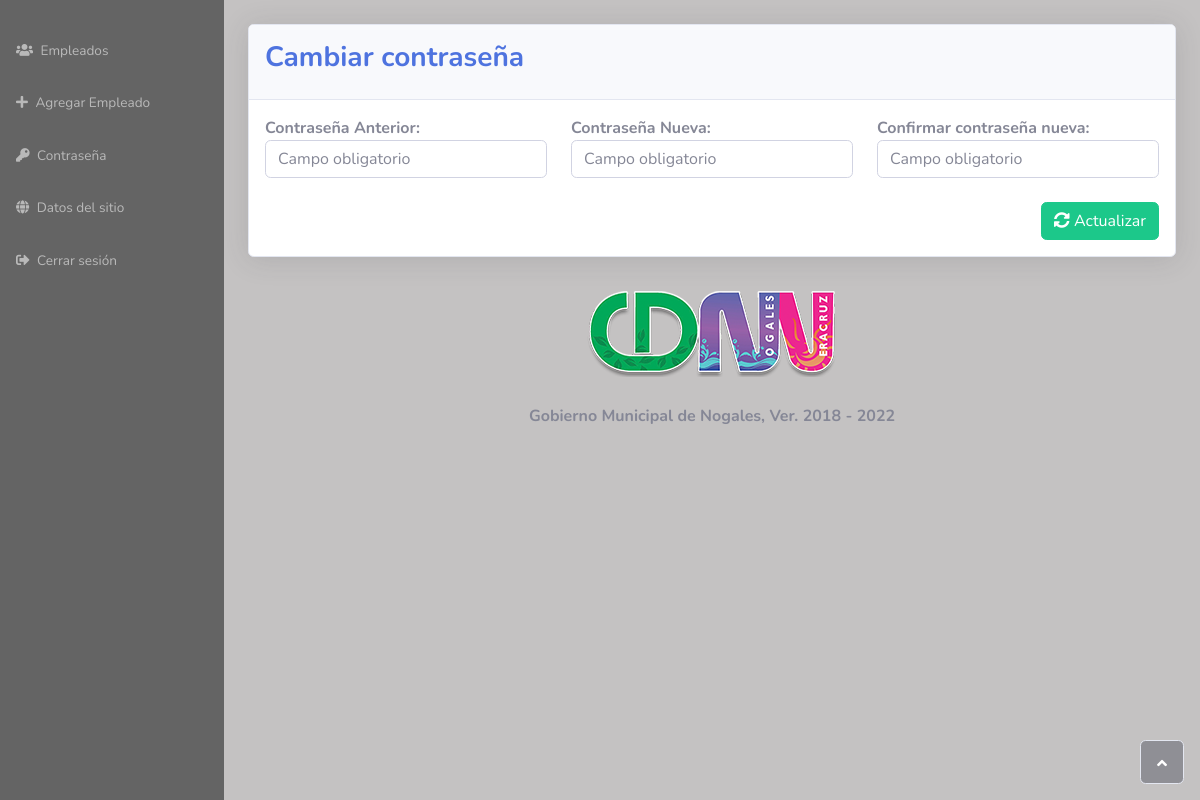
/pass.php?id=2 (signed in), run on the app's committed database.
### tables this page shows
CREATE TABLE IF NOT EXISTS `enterprise` (
  `id` int(11) NOT NULL AUTO_INCREMENT,
  `name` varchar(255) NOT NULL,
  `image` varchar(255) NOT NULL,
  PRIMARY KEY (`id`)
);

### include/enterprise.php (called while the page is built, shortened)
<?php
class enterprise
{
    private $conn;
    private $table_name = "enterprise";
    public function __construct($db)
    {
        $this->conn = $db;
    }
    function enterpriseGet()
    {
        $id = 1;
        $query = "SELECT * FROM " . $this->table_name . " WHERE id = :id ";
        $stmt = $this->conn->prepare($query);
        $stmt->bindParam(':id', $id, PDO::PARAM_INT);
        $stmt->execute();
        return $stmt;
    }
}

### pass.php (the view, shortened to what this page needs)
<?php
include 'header.php';
?>
<body>
    <div id="wrapper" class="bgris">
        <?php
        include 'nav.php';
        ?>
        <div class="d-flex flex-column" id="content-wrapper">
            <div id="page-top">
                <br>
                <div class="container-fluid">
                    <div class="card shadow">
                        <div class="card-header py-3">
                            <h3 class="fw-bold text-primary">Cambiar contraseña</h3>
                        </div>
                        <div class="card-body">
                            <form method="POST" class="form-border bg-white user" id="actualizar">
                                <div class="row">
                                    <div class="col-md-4">
                                        <label><strong>Contraseña Anterior:</strong></label>
                                        <input type="password" name="passprev" class="form-control" placeholder="Campo obligatorio" required>
                                    </div>
                                    <div class="col-md-4">
                                        <label><strong>Contraseña Nueva:</strong></label>
                                        <input type="password" name="passnew" class="form-control" placeholder="Campo obligatorio" required>
                                    </div>
                                    <div class="col-md-4">
                                        <label><strong>Confirmar contraseña nueva:</strong></label>
                                        <input type="password" name="passconfirm" class="form-control" placeholder="Campo obligatorio" required>
                                    </div>
                                </div>
                                <br>
                                <button type="submit" class="btn btn-success float-end text-white"><i class="fas fa-sync-alt"></i> Actualizar</button>
                        </div>
                    </div>
                    <?php include 'footer.php'; ?>
                </div>
            </div>
        </div>
    </div>
</body>

### footer.php
<div class="row">
    <div class="col-md-12">
        <footer class="sticky-footer">
            <div class="container my-auto">
                <div class="text-center my-auto copyright">
                    <img src="<?php echo "{$rowEnterprise["image"]}"; ?>" class="img-site">
                    <h6><?php echo "{$rowEnterprise["name"]}" ?></h6>
                </div>
                <a class="border rounded d-inline scroll-to-top" href="#page-top"><i class="fas fa-angle-up"></i></a>
            </div>
        </footer>
    </div>
</div>

### css/style.css (style rules this page uses)
:root { --Gris: rgb(100, 100, 100); --Primary: rgb(4, 35, 172); --Succes: #009341; --Danger: #e61e22; --Warning: #ffbe18; --bgGris: #c4c2c2; --Gold: #D4AF37; }
.img-site { max-width: 250px; max-height: 100px; display:block; margin:auto; margin-bottom: 30px; }
a { text-decoration: none; color: var(--Gris); }
body { background-color: var(--bgGris); }
h6 { font-weight: bold; }

### data on the page
enterprise: image (picture), name "Gobierno Municipal de Nogales, Ver. 2018 - 2022"
